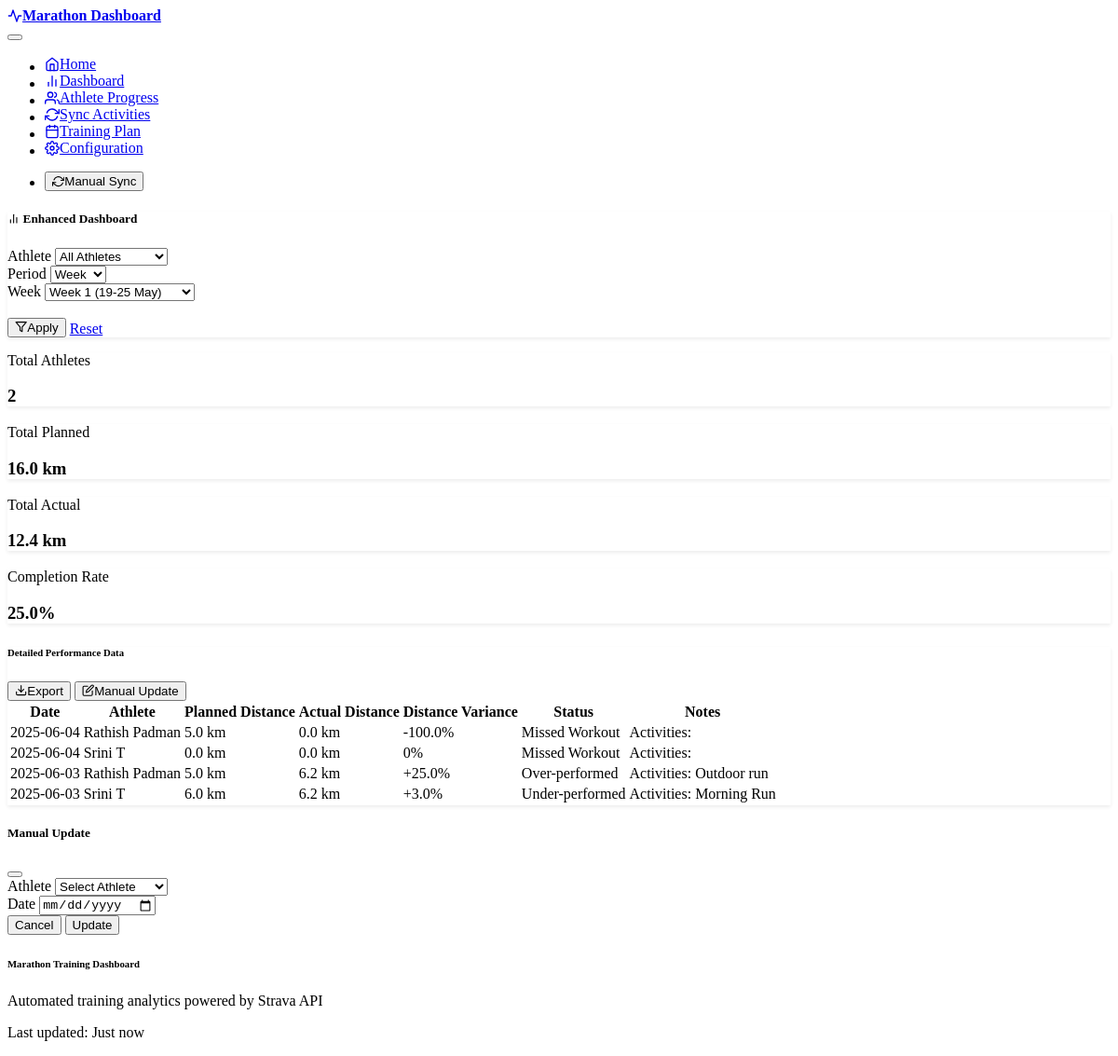
Page /dashboard on the earlier database version.
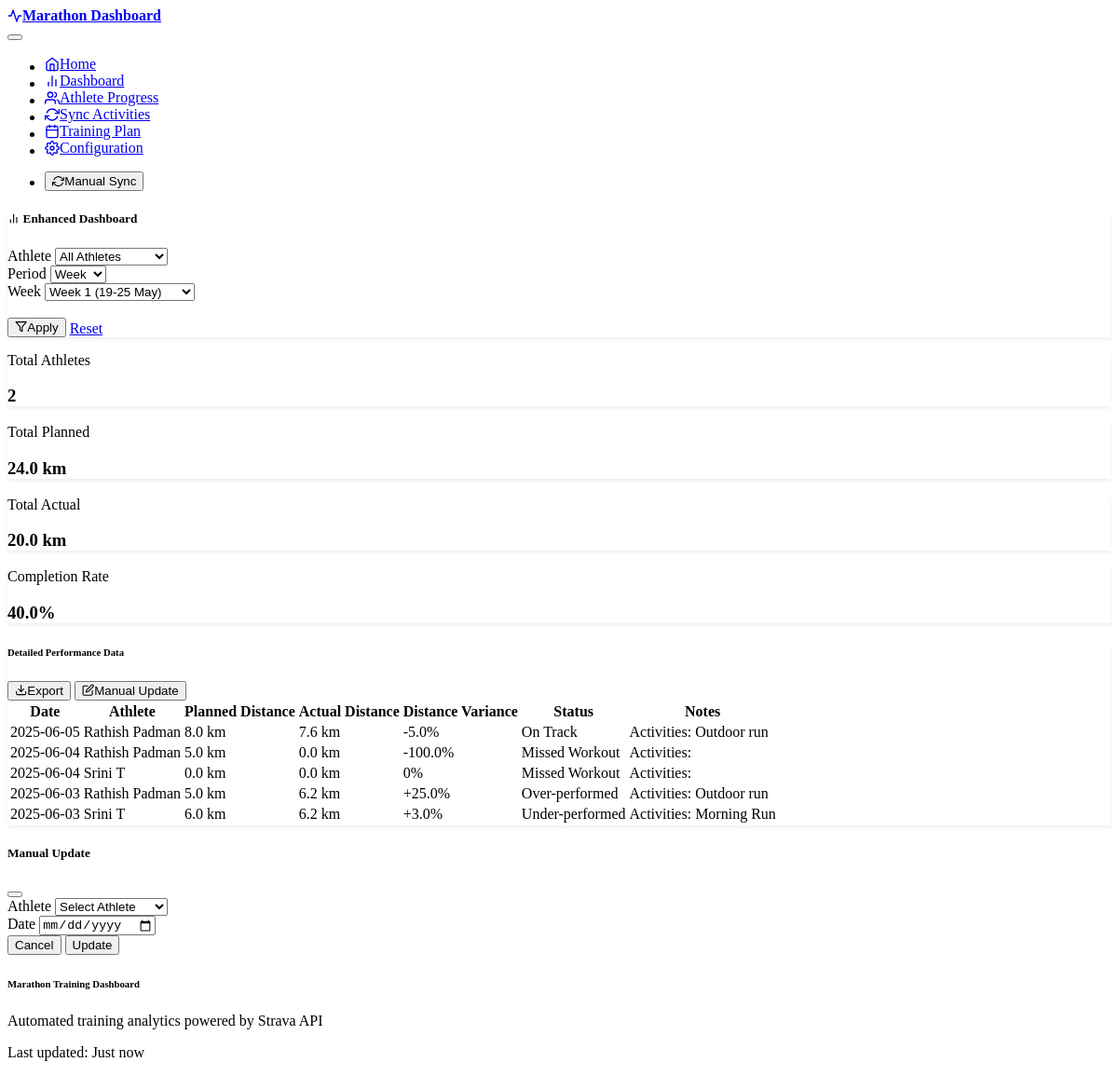
Same page on the later database version.
### models.py (models this page shows)
class Athlete(db.Model):
    id = db.Column(db.Integer, primary_key=True)
    name = db.Column(db.String(100), nullable=False)
    strava_athlete_id = db.Column(db.Integer, unique=True, nullable=True)
    refresh_token = db.Column(db.String(255), nullable=True)
    access_token = db.Column(db.String(255), nullable=True)
    token_expires_at = db.Column(db.DateTime, nullable=True)
    is_active = db.Column(db.Boolean, default=True)
    created_at = db.Column(db.DateTime, default=datetime.utcnow)
    activities = db.relationship('Activity', backref='athlete', lazy=True)
    planned_workouts = db.relationship('PlannedWorkout',
                                       backref='athlete',
                                       lazy=True)
    daily_summaries = db.relationship('DailySummary',
                                      backref='athlete',
                                      lazy=True)

class DailySummary(db.Model):
    id = db.Column(db.Integer, primary_key=True)
    athlete_id = db.Column(db.Integer,
                           db.ForeignKey('athlete.id'),
                           nullable=False)
    summary_date = db.Column(db.DateTime, nullable=False)
    actual_distance_km = db.Column(db.Float, nullable=True)
    planned_distance_km = db.Column(db.Float, nullable=True)
    actual_pace_min_per_km = db.Column(db.Float, nullable=True)
    planned_pace_min_per_km = db.Column(db.Float, nullable=True)
    distance_variance_percent = db.Column(db.Float, nullable=True)
    pace_variance_percent = db.Column(db.Float, nullable=True)
    status = db.Column(db.String(50),
                       nullable=True)  # On Track, Under-performed, etc.
    notes = db.Column(db.Text, nullable=True)
    created_at = db.Column(db.DateTime, default=datetime.utcnow)
    __table_args__ = (
        UniqueConstraint('athlete_id', 'summary_date', name='uq_daily_summary_athlete_date'),
        db.Index('idx_daily_summary_date', 'summary_date'),
        db.Index('idx_daily_summary_athlete', 'athlete_id'),
        db.Index('idx_daily_summary_status', 'status')
    )
    __table_args__ = (UniqueConstraint('athlete_id', 'summary_date', name='uq_daily_summary_athlete_date'),)

### routes.py (the view, shortened to what this page needs)
@app.route('/dashboard')
def dashboard():
    try:
        athlete_filter = request.args.get('athlete_id', type=int)
        date_filter = request.args.get('date')
        period_filter = request.args.get('period', 'week')  # Default to week view
        activity_filter = request.args.get('activity_type', 'all')
        week_filter = request.args.get('week')
        month_filter = request.args.get('month')
        start_date_filter = request.args.get('start_date')
        end_date_filter = request.args.get('end_date')
        base_date = datetime(2025, 5, 19)  # Week 1 starts May 19
        current_date = datetime.now()
        days_since_base = (current_date.date() - base_date.date()).days
        current_week_num = (days_since_base // 7) + 1
        if period_filter == 'day':
            if start_date_filter:
                target_date = datetime.strptime(start_date_filter, '%Y-%m-%d')
            else:
                target_date = datetime.now().replace(hour=0, minute=0, second=0, microsecond=0)
        elif period_filter == 'week':
            if week_filter:
                week_num = int(week_filter.split('-')[1]) - 1
                target_date = base_date + timedelta(weeks=week_num)
            else:
                target_date = base_date + timedelta(weeks=current_week_num - 1)
                week_filter = f"week-{current_week_num}"
        else:
            target_date = datetime.now().replace(hour=0, minute=0, second=0, microsecond=0)
        all_athletes = db.session.query(Athlete).filter_by(is_active=True).order_by(Athlete.name).all()
        dashboard_data = get_enhanced_dashboard_data(
            target_date, athlete_filter, period_filter, activity_filter,
            start_date_filter, end_date_filter
        )
        dashboard_builder = DashboardBuilder()
        weekly_trends = dashboard_builder.get_weekly_trends(target_date)
        return render_template('dashboard.html',
                               dashboard_data=dashboard_data,
                               weekly_trends=weekly_trends,
                               target_date=target_date,
                               all_athletes=all_athletes,
                               filters={
                                   'athlete_id': athlete_filter,
                                   'date': date_filter,
                                   'period': period_filter,
                                   'activity_type': activity_filter,
                                   'week': week_filter,
                                   'month': month_filter,
                                   'start_date': start_date_filter,
                                   'end_date': end_date_filter
                               })
    except Exception as e:
        logger.error(f"Error loading dashboard: {e}")
        flash(f"Error loading dashboard: {e}", "error")
        return redirect(url_for('index'))

### templates/dashboard.html (shortened to what the changed rows need)
{% extends "base.html" %}
{% block content %}
<div class="container">
    <div class="row mb-4">
        <div class="col-md-3">
            <div class="card bg-success text-white h-100">
                <div class="card-body">
                    <div class="d-flex justify-content-between">
                        <div>
                            <p class="card-text">Total Planned</p>
                            <h3 class="mb-0" id="tile-total-planned">{{ "%.1f"|format(dashboard_data.period_stats.total_planned) }} km</h3>
                        </div>
                    </div>
                </div>
            </div>
        </div>
        <div class="col-md-3">
            <div class="card bg-info text-white h-100">
                <div class="card-body">
                    <div class="d-flex justify-content-between">
                        <div>
                            <p class="card-text">Total Actual</p>
                            <h3 class="mb-0" id="tile-total-actual">{{ "%.1f"|format(dashboard_data.period_stats.total_actual) }} km</h3>
                        </div>
                    </div>
                </div>
            </div>
        </div>
        <div class="col-md-3">
            <div class="card bg-{{ 'success' if dashboard_data.period_stats.completion_rate >= 80 else 'warning' if dashboard_data.period_stats.completion_rate >= 60 else 'danger' }} text-white h-100">
                <div class="card-body">
                    <div class="d-flex justify-content-between">
                        <div>
                            <p class="card-text">Completion Rate</p>
                            <h3 class="mb-0" id="tile-completion-rate">{{ "%.1f"|format(dashboard_data.period_stats.completion_rate) }}%</h3>
                        </div>
                    </div>
                </div>
            </div>
        </div>
    </div>
    <div class="row mb-4">
        <div class="col-12">
            <div class="card">
                <div class="card-body">
                    {% if dashboard_data.summaries %}
                    <div class="table-responsive">
                        <table class="table table-hover" id="summaryTable">
                            <thead>
                                <tr>
                                    <th>Date</th>
                                    <th>Athlete</th>
                                    <th>Planned Distance</th>
                                    <th>Actual Distance</th>
                                    <th>Distance Variance</th>
                                    <th>Status</th>
                                    <th>Notes</th>
                                </tr>
                            </thead>
                            <tbody>
                                {% for summary in dashboard_data.summaries %}
                                <tr>
                                    <td>{{ summary.date.strftime('%Y-%m-%d') }}</td>
                                    <td>{{ summary.athlete_name }}</td>
                                    <td>{{ "%.1f"|format(summary.planned_distance) }} km</td>
                                    <td>{{ "%.1f"|format(summary.actual_distance) }} km</td>
                                    <td>
                                        {% if summary.distance_variance > 0 %}
                                            <span class="text-success">+{{ "%.1f"|format(summary.distance_variance) }}%</span>
                                        {% elif summary.distance_variance < 0 %}
                                            <span class="text-danger">{{ "%.1f"|format(summary.distance_variance) }}%</span>
                                        {% else %}
                                            <span class="text-muted">0%</span>
                                        {% endif %}
                                    </td>
                                    <td>
                                        {% if summary.status == 'On Track' %}
                                            <span class="badge bg-success">{{ summary.status }}</span>
                                        {% elif summary.status == 'Over-performed' %}
                                            <span class="badge bg-info">{{ summary.status }}</span>
                                        {% elif summary.status == 'Under-performed' %}
                                            <span class="badge bg-warning">{{ summary.status }}</span>
                                        {% elif summary.status == 'Missed Workout' %}
                                            <span class="badge bg-danger">{{ summary.status }}</span>
                                        {% else %}
                                            <span class="badge bg-secondary">{{ summary.status }}</span>
                                        {% endif %}
                                    </td>
                                    <td>{{ summary.notes or '-' }}</td>
                                </tr>
                                {% endfor %}
                            </tbody>
                        </table>
                    </div>
                    {% else %}
                    <div class="text-center py-4">
                        <i data-feather="inbox" style="width: 3rem; height: 3rem;" class="text-muted mb-3"></i>
                        <p class="text-muted">No data available for the selected filters.</p>
                    </div>
                    {% endif %}
                </div>
            </div>
        </div>
    </div>
</div>
{% endblock %}

Differences in the rows shown:
added DailySummary: date "2025-06-05", planned_distance "8.0", actual_distance "7.6", distance_variance "-5.0", status "On Track", notes "Activities: Outdoor run"
Other differences:
{{ "%.1f"|format(dashboard_data.period_stats.total_planned) }}: "16.0" → "24.0"
{{ "%.1f"|format(dashboard_data.period_stats.total_actual) }}: "12.4" → "20.0"
{{ "%.1f"|format(dashboard_data.period_stats.completion_rate) }}: "25.0" → "40.0"
new list line: "Rathish Padman"
new list line: "km km %"
